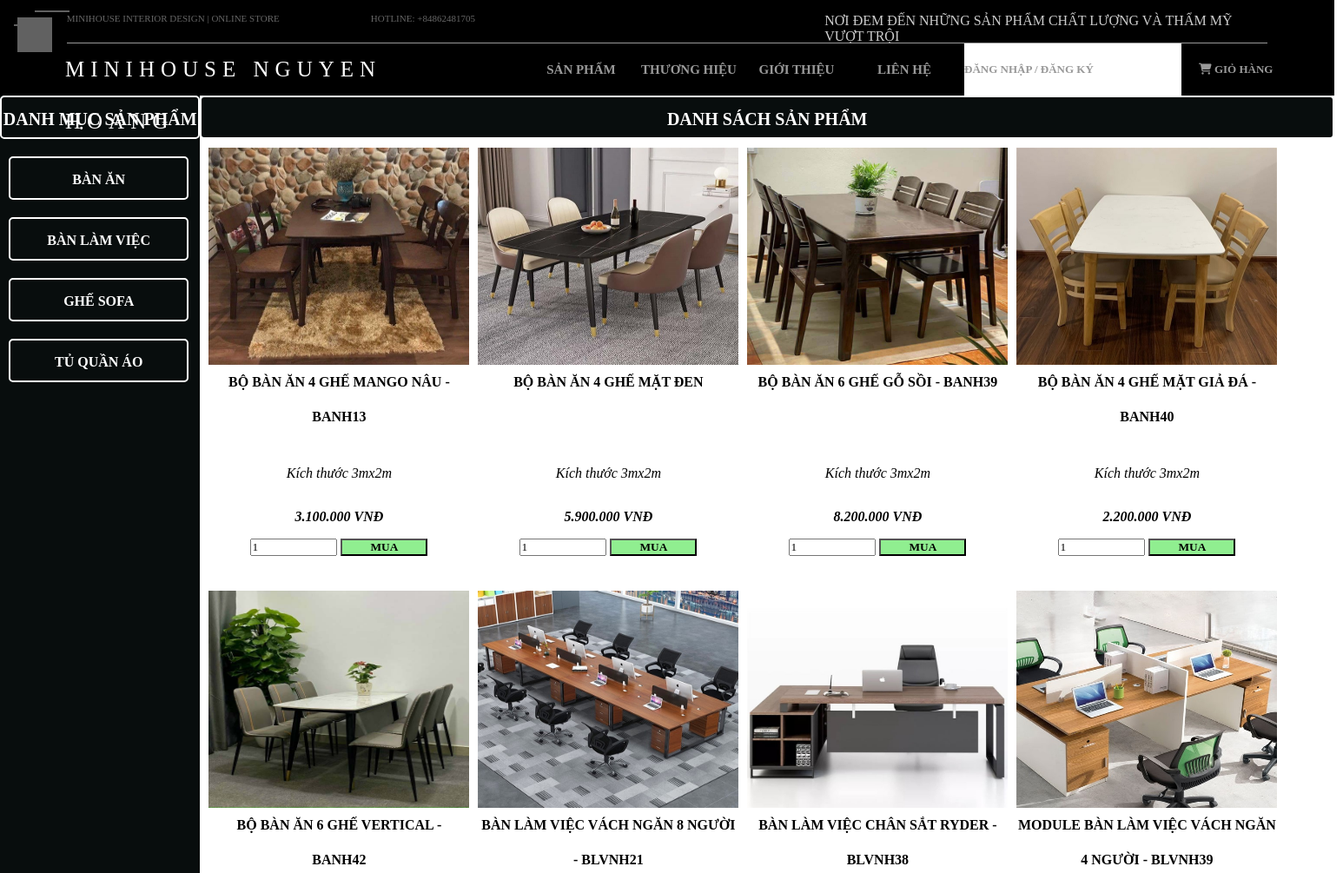
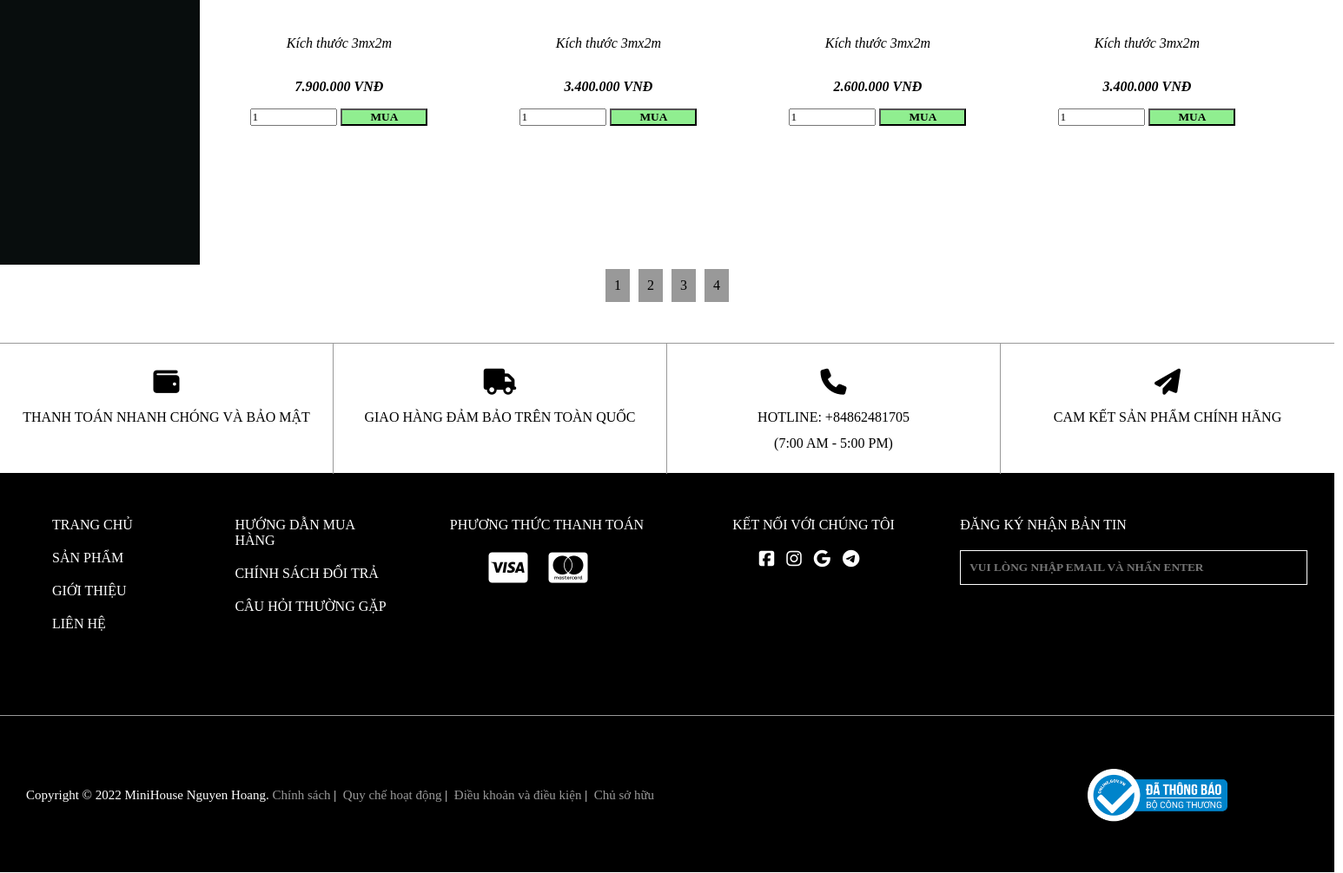
Page /Source/pd_main.php on the committed database (2 pictures, top to bottom).
### tables this page shows
CREATE TABLE IF NOT EXISTS `danhmuc` (
  `madanhmuc` varchar(100) NOT NULL,
  `tendanhmuc` varchar(255) NOT NULL,
  PRIMARY KEY (`madanhmuc`)
);

CREATE TABLE IF NOT EXISTS `sanpham` (
  `masp` varchar(100) NOT NULL,
  `tensp` varchar(255) NOT NULL,
  `hinhanh` varchar(100) NOT NULL,
  `giatien` float NOT NULL,
  `mota` varchar(255) NOT NULL,
  `xuatxu` varchar(255) NOT NULL,
  `madm_fk` varchar(100) DEFAULT NULL,
  `manv_fk` varchar(100) DEFAULT NULL,
  `makho_fk` varchar(100) DEFAULT NULL,
  PRIMARY KEY (`masp`)
);

### controller/clsMain.php (the view, shortened to what this page needs)
<?php
    class Main {
        function connect(){
            $con = mysqli_connect("localhost", "nguyenhoang", "10897105", "minihouse-website");
            if(!$con){
                die("Không thể kết nối tới cơ sở dữ liệu!");
                exit();
            }
            else {
                mysqli_set_charset($con, "utf8");
                return $con;
            }
        }
        function loadCategory($sql){
            $link = $this->connect();
            $result = mysqli_query($link,$sql);
            $i = mysqli_num_rows($result);
            if($i>0){
                while($row=mysqli_fetch_array($result)){
                    $madm = $row['madanhmuc'];
                    $tendm = $row['tendanhmuc'];
                    echo '<div class="cate-list-item"><a style="color: #fff; text-decoration: none;" href="pd_main.php?madm='.$madm.'">'.$tendm.'</a></div>';
                }
            }
            else {
                echo 'Không có dữ liệu!';
            }
        }
        function loadProduct($sql){
            $link = $this->connect();
            $result = mysqli_query($link,$sql);
            $i = mysqli_num_rows($result);
            if($i>0){
                while($row=mysqli_fetch_array($result)){
                    $tensp = $row['tensp'];
                    $giatien = $row['giatien'];
                    $mota = $row['mota'];
                    $hinhanh = $row['hinhanh'];
                    echo '
                    <div class="pd-item">
                        <div class="pd-img"><img src="../img/img_products/'.$hinhanh.'" alt="" height="250px" width="300px"></div>
                        <div class="pd-name">'.$tensp.'</div>
                        <div class="pd-description">'.$mota.'</div>
                        <div class="pd-price">'.number_format($giatien,0," ",".").' VNĐ</div>
                        <div align="center">
                            <form action="cart.php" method="post">
                                <input type="hidden" name="pd_name" value="'.$tensp.'">
                                <input type="hidden" name="pd_img" value="'.$hinhanh.'">
                                <input type="hidden" name="pd_price" value="'.$giatien.'">
                                <input type="hidden" name="pd_description" value="'.$mota.'">
                                <input type="number" name="pd_quantity" style="width: 100px;" value="1">
                                <input type="submit" name="btn-buy" style="width: 100px; font-weight:bold;background-color:lightgreen;cursor:pointer;" value="MUA">
                                </form>
                        </div>
                    </div>';
                }
            }
            else {
                echo 'Không có dữ liệu!';
            }
        }
        function pageNumber($sql){
            $link = $this->connect();
            $result = mysqli_query($link,$sql);
            $i = mysqli_num_rows($result);
            return $i;
        }
    }
?>

### Source/pd_main.php (shortened to what this page needs)
<?php
    include("../controller/clsMain.php");
    $p = new Main();
    $getMaDM = 0;
    $getAccName = 0;
?>
<!DOCTYPE html>
<html lang="en">
<head>
    <link rel="stylesheet" href="../css/pd_main.css">
</head>
<body>
    <div class="container">
        <div class="header">
            <div class="header-top">
                <div class="top-left">
                    <a class="top-link" href="">MINIHOUSE INTERIOR DESIGN |</a>
                    <a class="top-link" href="">ONLINE STORE</a>
                </div>
                <div class="top-right">HOTLINE: +84862481705</div>
                <div class="slogan-box">
                   NƠI ĐEM ĐẾN NHỮNG SẢN PHẨM CHẤT LƯỢNG VÀ THẨM MỸ VƯỢT TRỘI
                </div>
            </div>
            <div class="header-bottom">
                <div class="text-logo">
                    <a href="../index.php" class="text-logo-link" id="text-logo-link">
                        MINIHOUSE NGUYEN HOANG
                    </a>
                </div>
                <div class="menu-bar">
                    <ul class="menu-list">
                        <li class="menu-item item-one"><a href="" class="menu-link">SẢN PHẨM</a>
                        </li>
                        <li class="menu-item item-two"><a href="" class="menu-link">THƯƠNG HIỆU</a>
                        </li>
                        <li class="menu-item"><a href="./about-us.php" class="menu-link">GIỚI THIỆU</a></li>
                        <li class="menu-item"><a href="./contact.php" class="menu-link">LIÊN HỆ</a></li>
                    </ul>
                </div>
                <div class="right-option">
                <div class="customer-box" >
                        <?php
                            if($getAccName == 1){
                                echo '<nav>
                                <label for="touch"><span>'.$_SESSION['taikhoan'].'</span></label>
                                <input type="checkbox" id="touch">
                                <ul class="slide">
                                <li><a href="myOrders.php">ĐƠN HÀNG CỦA TÔI</a></li>
                                <li><a href="logout.php">ĐĂNG XUẤT</a></li>
                                </ul>
                                </nav>';
                            }
                            else {
                                echo '<div class="user-option">
                                        <div class="login-signup">
                                            <a href="" class="login">ĐĂNG NHẬP</a> /
                                            <a href="" class="signup">ĐĂNG KÝ</a>
                                        </div>
                                    </div>';
                            }
                        ?>
                    </div>
                    <div class="cart">
                        <i class="fa-solid fa-cart-shopping"></i>
                        <a href="./cart.html" class="cart">GIỎ HÀNG</a>
                    </div>
                    <div class="hamburger-menu">
                        <label for="menu_toggle" class="menu_btn"><span></span></label>
                    </div>
                </div>
            </div>
        </div>
        <div class="content">
            <div class="left-pane">
                <div class="category-name">DANH MỤC SẢN PHẨM</div>
                <div class="category-list">
                    <?php
                        $p->loadCategory("select * from danhmuc order by madanhmuc asc");
                    ?>
                </div>
            </div>
            <div class="right-pane">
                <div class="product-name">DANH SÁCH SẢN PHẨM</div>
                <div class="product-list">
                    <?php
                        $page = 8;
                        $current_page = 1;
                        $offset = ($current_page-1)*$page;
                        if($getMaDM>0){
                            $p->loadProduct("select * from sanpham where madm_fk='$getMaDM' order by masp asc LIMIT 8 OFFSET ".$offset);
                        }
                        else if(isset($_POST['search_box'])){
                            $search_ipt = $_POST['search_box'];
                            $sqli = "select * from sanpham where tensp LIKE '%$search_ipt%'";
                            $p->loadProduct($sqli);
                        }
                        else{
                            $p->loadProduct("select * from sanpham LIMIT ".$page." OFFSET ".$offset);
                        }
                        $sql = "select * from sanpham";
                        $list = $p->pageNumber($sql);
                        $total_page = ceil($list/$page);
                    ?>
                </div>
            </div>
        </div>
        <div class="page-number">
            <ul class="number-list">
                <?php
                    for($i=1; $i<=$total_page;$i++){
                        echo '<li class="number-item">
                        <a href="?page='.$i.'" class="number-link">'.$i.'</a>
                    </li>';
                    }
                ?>
            </ul>
        </div>
        <div class="footer">
            <div class="footer-top">
                <div class="above-one">
                    <div class="icon-footer-top">
                        <i class="fa-sharp fa-solid fa-wallet"></i>
                    </div>
                    <div class="text-footer-top">
                        THANH TOÁN NHANH CHÓNG VÀ BẢO MẬT
                    </div>
                </div>
                <div class="above-two">
                    <div class="icon-footer-top">
                        <i class="fa-solid fa-truck"></i>
                    </div>
                    <div class="text-footer-top">
                        GIAO HÀNG ĐẢM BẢO TRÊN TOÀN QUỐC
                    </div>
                </div>
                <div class="above-three">
                    <div class="icon-footer-top">
                        <i class="fa-solid fa-phone"></i>
                    </div>
                    <div class="text-footer-top">
                        HOTLINE: +84862481705 <br>
                        (7:00 AM - 5:00 PM)
                    </div>
                </div>
                <div class="above-four">
                    <div class="icon-footer-top">
                        <i class="fa-solid fa-paper-plane"></i>
                    </div>
                    <div class="text-footer-top">
                        CAM KẾT SẢN PHẨM CHÍNH HÃNG
                    </div>
                </div>
            </div>
            <div class="footer-bottom">
                <div class="footer-bottom-top">
                    <div class="bottom-one">
                        <ul>
                            <li><a href="">TRANG CHỦ</a></li>
                            <li><a href="">SẢN PHẨM</a></li>
                            <li><a href="./Source/about-us.html">GIỚI THIỆU</a></li>
                            <li><a href="./Source/contact.html">LIÊN HỆ</a></li>
                        </ul>
                    </div>
                    <div class="bottom-two">
                        <ul>
                            <li><a href="">HƯỚNG DẪN MUA HÀNG</a></li>
                            <li><a href="">CHÍNH SÁCH ĐỔI TRẢ</a></li>
                            <li><a href="">CÂU HỎI THƯỜNG GẶP</a></li>
                        </ul>
                    </div>
                    <div class="bottom-three">
                        <ul>
                            <li><a href="">PHƯƠNG THỨC THANH TOÁN</a></li>
                            <li><a href="">
                                <i class="fa-brands fa-cc-visa icon"></i>
                                <i class="fa-brands fa-cc-mastercard icon"></i>
                            </a></li>
                        </ul>
                    </div>
                    <div class="bottom-four">
                        <ul>
                            <li><a href="">KẾT NỐI VỚI CHÚNG TÔI</a></li>
                            <li>
                                <a href=""><i class="fa-brands fa-square-facebook icon"></i></a>
                                <a href=""><i class="fa-brands fa-instagram icon"></i></a>
                                <a href=""><i class="fa-brands fa-google icon"></i></a>
                                <a href=""><i class="fa-brands fa-telegram icon"></i></a>
                            </li>
                        </ul>
                    </div>
                    <div class="bottom-five">
                        <form action="./Source/contact.html" class="message-form" id="message-form">
                            <div class="message-text">ĐĂNG KÝ NHẬN BẢN TIN</div>
                            <input type="text" class="message-input" id="message-input" autocomplete="none" placeholder="VUI LÒNG NHẬP EMAIL VÀ NHẤN ENTER">
                        </form>
                    </div>
                </div>
                <div class="footer-bottom-bottom">
                    <div class="copyrights">
                        <div class="copyrights-text">
                            Copyright &copy; 2022 MiniHouse Nguyen Hoang.
                            <a href="">Chính sách</a>&nbsp;|&nbsp;
                            <a href="">Quy chế hoạt động</a>&nbsp;|&nbsp;
                            <a href="">Điều khoản và điều kiện</a>&nbsp;|&nbsp;
                            <a href="">Chủ sở hữu</a>
                        </div>
                    </div>
                    <div class="logo-copyright">
                        <img src="./img/logoSaleNoti.png" alt="" style="width: 30%">
                    </div>
                </div>
            </div>
        </div>
    </div>
</body>
</html>

### Source/pd_main.php (style rules this page uses)
.customer-box { width: 250px;height: 60px;margin-left:-30px;margin-right:20px;background-color: #fff; }
span { padding: 20px;background-color: #2d2f31;color: #fff;font-size: 16px;font-variant: small-caps;cursor: pointer;display: block; }
span::after { float: right;right: 10%;content: "+"; }

### rows in the picture
danhmuc: tendanhmuc "BÀN ĂN"
danhmuc: tendanhmuc "BÀN LÀM VIỆC"
danhmuc: tendanhmuc "GHẾ SOFA"
danhmuc: tendanhmuc "TỦ QUẦN ÁO"
sanpham: hinhanh (picture), tensp "BỘ BÀN ĂN 4 GHẾ MANGO NÂU - BANH13", mota "Kích thước 3mx2m", giatien "3.100.000"
sanpham: hinhanh (picture), tensp "BỘ BÀN ĂN 4 GHẾ MẶT ĐEN", mota "Kích thước 3mx2m", giatien "5.900.000"
sanpham: hinhanh (picture), tensp "BỘ BÀN ĂN 6 GHẾ GỖ SỒI - BANH39", mota "Kích thước 3mx2m", giatien "8.200.000"
sanpham: hinhanh (picture), tensp "BỘ BÀN ĂN 4 GHẾ MẶT GIẢ ĐÁ - BANH40", mota "Kích thước 3mx2m", giatien "2.200.000"
sanpham: hinhanh (picture), tensp "BỘ BÀN ĂN 6 GHẾ VERTICAL - BANH42", mota "Kích thước 3mx2m", giatien "7.900.000"
sanpham: hinhanh (picture), tensp "BÀN LÀM VIỆC VÁCH NGĂN 8 NGƯỜI - BLVNH21", mota "Kích thước 3mx2m", giatien "3.400.000"
sanpham: hinhanh (picture), tensp "BÀN LÀM VIỆC CHÂN SẮT RYDER - BLVNH38", mota "Kích thước 3mx2m", giatien "2.600.000"
sanpham: hinhanh (picture), tensp "MODULE BÀN LÀM VIỆC VÁCH NGĂN 4 NGƯỜI - BLVNH39", mota "Kích thước 3mx2m", giatien "3.400.000"
